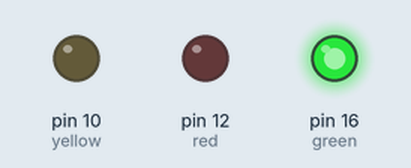
Recording of a program running on a simulated Raspberry Pi (header pin numbers). Parts: output pins drawn as LEDs (lit = HIGH).

Above: at 1.5 s.
At 3.5 s:
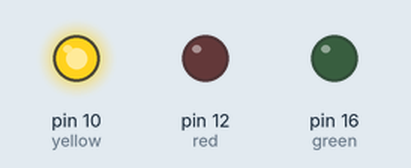
At 5.5 s:
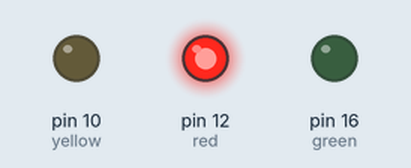
At 7.5 s:
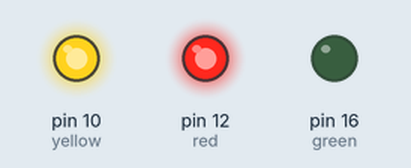
Timing chart, 0 to 10.4 s (numbered marks = the images above):
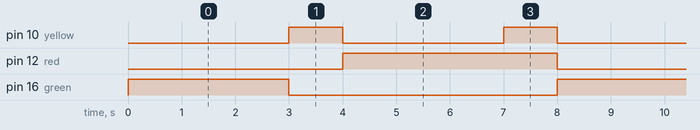

Measured:
- by itself, pin 10 (yellow): alternates HIGH for 1.0 s and LOW for 3.0 s
- by itself, pin 12 (red): alternates HIGH for 4.0 s and LOW for 4.0 s
- by itself, pin 16 (green): alternates HIGH for 3.0 s and LOW for 5.0 s

The program:

traffic.py
```python
import RPi.GPIO as GPIO
from time import sleep

GPIO.setmode(GPIO.BOARD)
red = 12
yellow = 10
green = 16
channels = [red, yellow, green]

GPIO.setup(channels, GPIO.OUT)

while True:
  GPIO.output(channels, False)
  GPIO.output(green, True)
  sleep(3)
  GPIO.output(green, False)
  GPIO.output(yellow, True)
  sleep(1)
  GPIO.output(yellow, False)
  GPIO.output(red, True)
  sleep(3)
  GPIO.output(yellow, True)
  sleep(1)
```
